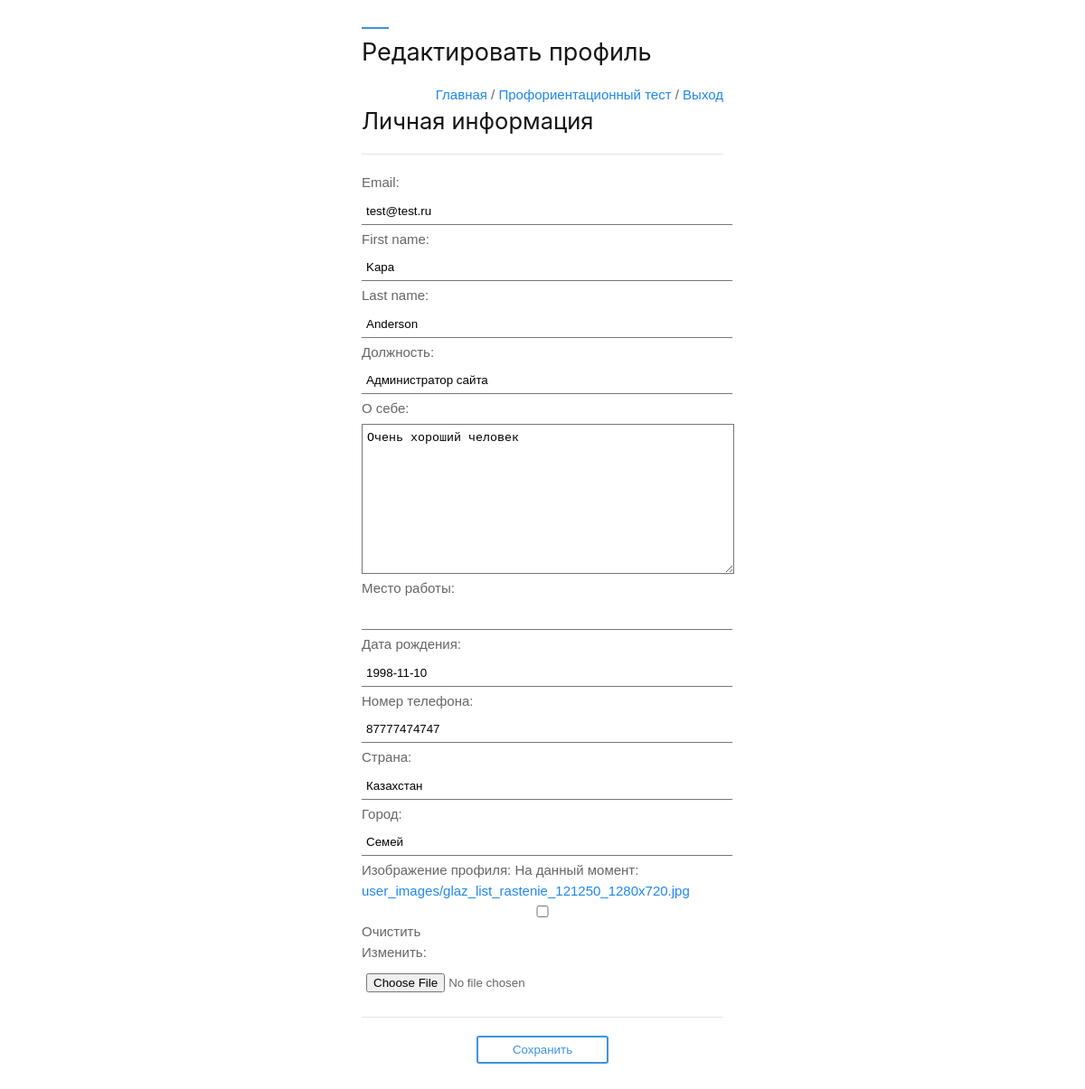
The page /accounts/settings/ (signed in) on the database as committed earlier.
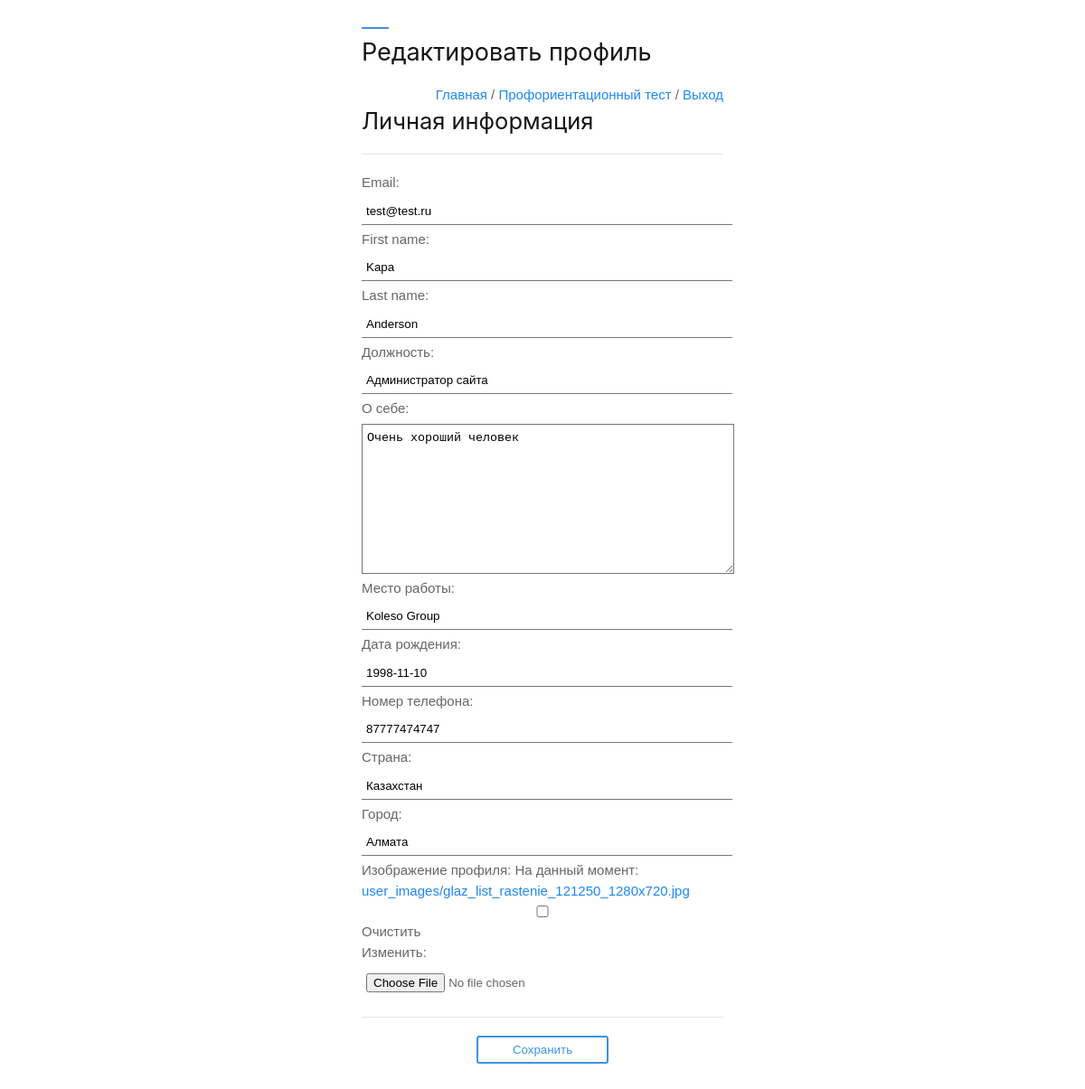
The same page on the database as committed later.
### accounts/models.py (models this page shows, shortened)
class Profile(models.Model):
   user = models.OneToOneField(User, on_delete=models.CASCADE)
   position = models.CharField(max_length=100, blank=True)
   information = models.TextField(blank=True)
   img = models.ImageField(default='default.jpg', upload_to='user_images', blank=True)
   date_birth = models.DateField(null=True, blank=True)
   phone = models.IntegerField(null=True,blank=True)
   country = models.CharField(max_length=100, blank=True)
   city = models.CharField(max_length=100, blank=True)
   job = models.CharField(max_length=100, blank=True)
   star = models.IntegerField(default=0, null=True)

### accounts/views.py (the view, shortened to what this page needs)
# urls.py: path('settings/', views.settings, name='settings_url'),
def settings(request):
   profile_form = ProfileUpdateForm(instance=request.user.profile)
   user_form = UserUpdateForm(instance=request.user)
   return render(request, 'accounts/settings.html', context={
      'profile_form': profile_form,
      'user_form': user_form,
   })

### accounts/forms.py
class ProfileUpdateForm(forms.ModelForm):
    class Meta:
        model = Profile
        fields = (
            'position',
            'information',
            'job',
            'date_birth',
            'phone',
            'country',
            'city',
            'img'
        )
    def __init__(self, *args, **kwargs):
        super(ProfileUpdateForm, self).__init__(*args, **kwargs)
        self.fields['position'].label = "Должность"
        self.fields['information'].label = "О себе"
        self.fields['job'].label = "Место работы"
        self.fields['date_birth'].label = "Дата рождения"
        self.fields['phone'].label = "Номер телефона"
        self.fields['country'].label = "Страна"
        self.fields['city'].label = "Город"
        self.fields['img'].label = "Изображение профиля"

class UserUpdateForm(forms.ModelForm):
    email = forms.EmailField()
    class Meta:
        model = User
        fields = ('email','first_name','last_name')

### accounts/templates/accounts/settings.html (shortened to what this page needs)
{% extends 'static_pages/parent.html' %}
{% block content %}
   <div id="app">
      <div class="edit-profile-box">
         <h1>Редактировать профиль</h1>
         <div style="text-align: right;">
            <a href="{% url 'accounts:profile' %}">Главная</a> /
            <a href="{% url 'accounts:test_url' %}">Профориентационный тест</a> /
            <a href="{% url 'accounts:logout' %}">Выход</a>
         </div>
         <div class="edit-personal">
            <h2>Личная информация</h2>
         </div>
         <hr>
         <form method="POST" enctype="multipart/form-data">
            {{ user_form.as_p }}
            {{ profile_form.as_p }}
            <hr>
            <div class="edit-save">
               <button type="submit">Сохранить</button>
            </div>
         </form>
      </div>
   </div>
{% endblock%}

### static_pages/templates/static_pages/parent.html (shortened to what this page needs)
{% load static %}
<!DOCTYPE html>
<html lang="ru">
<head>
	<link rel="stylesheet" href="../../static/static_pages/styles/style.css">
</head>
<body>
	{% block content %} {% endblock %}
</body>
</html>

Rows that differ between the two databases and show on the page:
changed Profile "Администратор сайта": job (not shown) → "Koleso Group"; city "Семей" → "Алмата"
